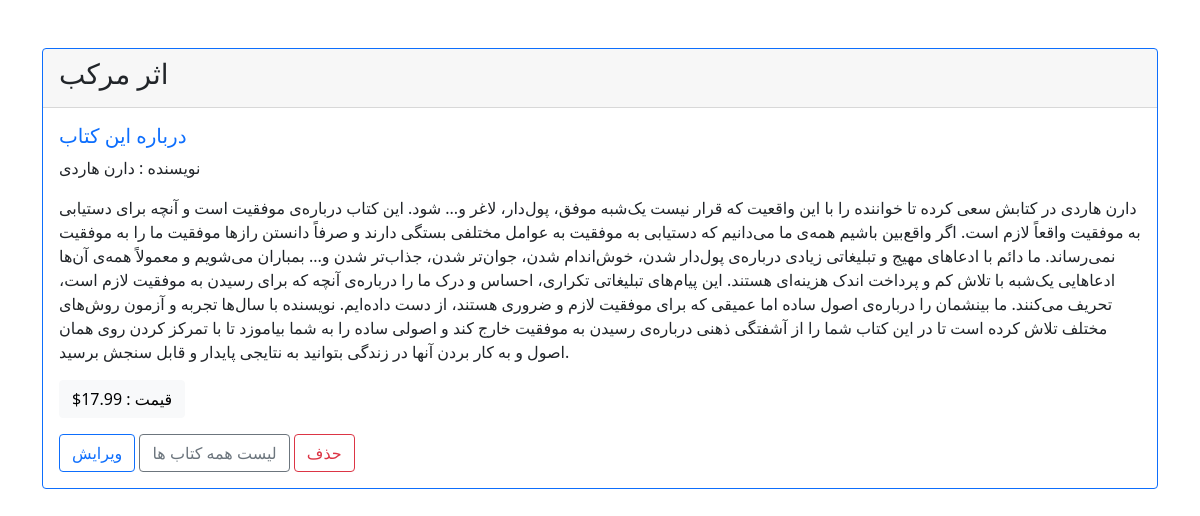
Page /books/1/ on the committed database.
### books/models.py (models this page shows, shortened)
class Book(models.Model):
    title = models.CharField(max_length=200)
    author = models.CharField(max_length=200)
    description = models.TextField()
    price = models.DecimalField(max_digits=5, decimal_places=2)

### books/views.py (the view)
# urls.py: path('<int:pk>/', views.BookDetailView.as_view(), name='book_detail'),
class BookDetailView(generic.DetailView):
    model = Book
    template_name = 'books/book_detail.html'

### books/templates/books/book_detail.html (shortened to what this page needs)
{% extends '_base.html' %}
{% block content %}
    <div class="card border-primary mb-3">
        <div class="card-header"><h3>{{ book.title }}</h3></div>
        <div class="card-body text-primary">
            <h5 class="card-title">درباره این کتاب</h5>
            <p class="card-text text-dark"> نویسنده : {{ book.author }}</p>
            <p class="card-text text-dark">{{ book.description }}</p>
            <p class="btn btn-light"> $قیمت : {{ book.price }}</p>
            <br>
            <a href="{% url 'book_update' book.id %}"><button type="button" class="btn btn-outline-primary">ویرایش</button></a>
            <a href="{% url 'book_list' %}" class="btn btn-outline-secondary">لیست همه کتاب ها</a>
            <a href="{% url 'book_delete' book.id %}" class="btn btn-outline-danger">حذف</a>
        </div>
    </div>
{% endblock %}

### rows in the picture
Book: title "اثر مرکب", author "دارن هاردی", description "دارن هاردی در کتابش سعی کرده تا خواننده را با این واقعیت که قرار نیست یک‌شبه موفق، پول‌دار، لاغر و... شود. این کتاب درباره‌ی موفقیت است و آنچه برای دستیابی به موفقیت واقعاً لازم است. اگر واقع‌بین باشیم همه‌ی ما می‌دانیم که دستیابی به موفقیت به عوامل مختلفی بستگی دارند و صرفاً دانستن رازها موفقیت ما را به موفقیت نمی‌رساند. ما دائم با ادعاهای مهیج و تبلیغاتی زیادی درباره‌ی پول‌دار شدن، خوش‌اندام شدن، جوان‌تر شدن، جذاب‌تر شدن و... بمباران می‌شویم و معمولاً همه‌ی آن‌ها ادعاهایی یک‌شبه با تلاش کم و پرداخت اندک هزینه‌ای هستند. این پیام‌های تبلیغاتی تکراری، احساس و درک ما را درباره‌ی آنچه که برای رسیدن به موفقیت لازم است، تحریف می‌کنند. ما بینشمان را درباره‌ی اصول ساده اما عمیقی که برای موفقیت…", price "17.99"
